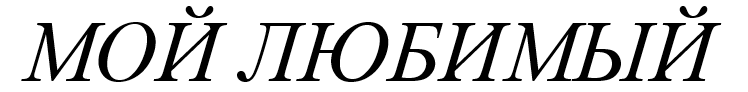
#> input picture 7_laba_audio_video/input.bmp, 748 x 92 px
$ python -i main.py   (imports and definitions only)
#> lines starting #> are read from the running program, lines starting #| are printed output that depends on the picture; after the words box and inside, x2 and y2 are one past the last pixel; in counts of white or black regions, pixels touching at a corner belong together
#> further down, picture is the input picture: shape (92, 748); min 0, max 255, mean 209.6
import cv2
import numpy as np
import os
import math
from sklearn.preprocessing import MinMaxScaler
from sklearn.metrics.pairwise import cosine_similarity
import matplotlib.pyplot as plt

ALPHABET = "АБВГДЕЁЖЗИЙКЛМНОПРСТУФХЦЧШЩЪЫЬЭЮЯ"
THRESHOLD = 128
MIN_SYMBOL_WIDTH = 5
MAX_SYMBOL_WIDTH = 40
TARGET_SIZE = (32, 32)

# [6 lines left out: function auto_crop, not called in this run]

def add_padding(image, padding=2):
    return cv2.copyMakeBorder(image, padding, padding, padding, padding,
                              cv2.BORDER_CONSTANT, value=0)

def resize_image(img, target_size=TARGET_SIZE):
    return cv2.resize(img, target_size)

# [70 lines left out: functions rename_reference_images, load_reference_images, calculate_features, not called in this run]

def preprocess_image(image):
    clahe = cv2.createCLAHE(clipLimit=2.0, tileGridSize=(8, 8))
    enhanced = clahe.apply(image)
    processed = cv2.adaptiveThreshold(enhanced, 255,
                                      cv2.ADAPTIVE_THRESH_GAUSSIAN_C,
                                      cv2.THRESH_BINARY_INV, 11, 2)
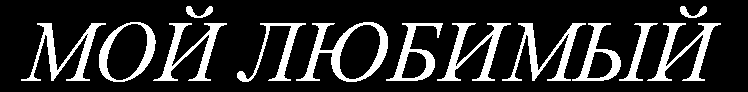
#> processed: shape (92, 748); 17.8% white; 13 white regions, largest, box (x1, y1, x2, y2) and area: (296, 22, 388, 82) 1559, (21, 23, 106, 81) 1276, (502, 23, 586, 81) 1273
    kernel = np.ones((2, 2), np.uint8)
    processed = cv2.morphologyEx(processed, cv2.MORPH_OPEN, kernel)
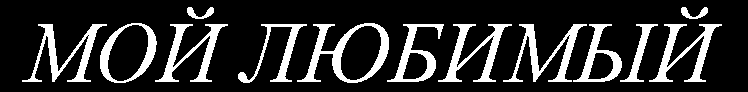
#> processed: shape (92, 748); 17.8% white; 13 white regions, largest, box (x1, y1, x2, y2) and area: (297, 23, 389, 83) 1558, (22, 24, 107, 82) 1276, (503, 24, 587, 82) 1273
    return processed

# [251 lines left out: functions segment_characters, recognize_characters, save_results, print_recognition_summary, generate_md_report, main, not called in this run]

# [2 lines not run here, left out]

>>> import cv2
>>> picture = cv2.imread('input.bmp', cv2.IMREAD_GRAYSCALE)
>>> result = preprocess_image(picture)
